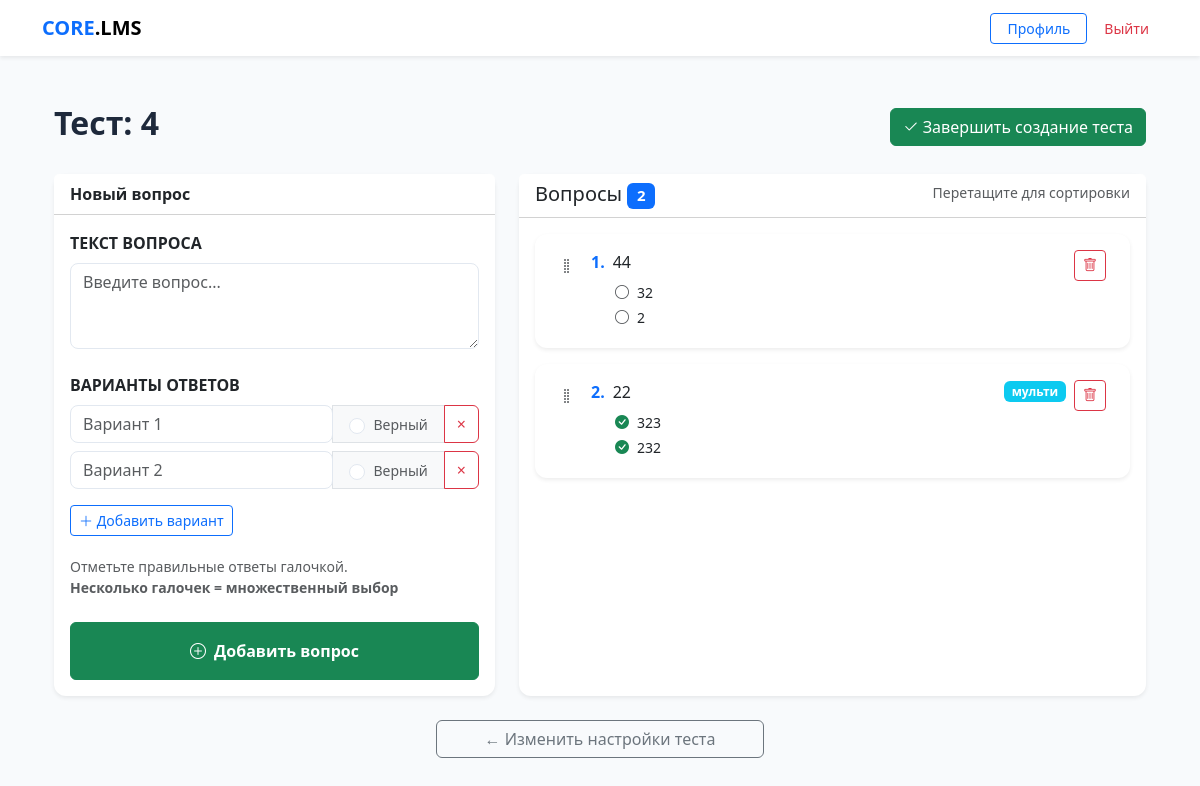
The page /quiz/21/questions/ (signed in) on the database its author committed.
### core/models.py (models this page shows, shortened)
class Quiz(models.Model):
    course = models.ForeignKey(Course, on_delete=models.CASCADE, related_name='quizzes')
    title = models.CharField(max_length=255)
    max_attempts = models.PositiveIntegerField(
        default=0,
        help_text='0 — неограниченное количество попыток'
    )
    shuffle_questions = models.BooleanField(
        default=False,
        help_text='Перемешивать вопросы случайно для каждого студента'
    )
    time_limit_minutes = models.PositiveIntegerField(
        null=True, blank=True,
        help_text='Ограничение по времени в минутах. Пусто — без ограничений.'
    )
    available_from = models.DateTimeField(null=True, blank=True,
        help_text='Дата открытия теста. Пусто — доступен сразу.')
    available_until = models.DateTimeField(null=True, blank=True,
        help_text='Дата закрытия теста. Пусто — бессрочно.')

class Question(models.Model):
    quiz = models.ForeignKey(Quiz, on_delete=models.CASCADE, related_name='questions')
    text = models.TextField()
    is_multiple = models.BooleanField(
        default=False,
        help_text='Несколько правильных ответов (checkbox вместо radio)'
    )
    order = models.PositiveIntegerField(default=0)
    class Meta:
        ordering = ['order', 'id']

class Choice(models.Model):
    question = models.ForeignKey(Question, on_delete=models.CASCADE, related_name='choices')
    text = models.CharField(max_length=255)
    is_correct = models.BooleanField(default=False)

### core/views.py (the view, shortened to what this page needs)
# urls.py: path('quiz/<int:quiz_id>/questions/', views.manage_questions, name='manage_questions'),
@login_required
@user_passes_test(is_teacher)
def manage_questions(request, quiz_id):
    quiz = get_object_or_404(Quiz.objects.select_related('course'), id=quiz_id)
    questions = quiz.questions.order_by('order')
    context = {
        'quiz': quiz,
        'course': quiz.course,
        'questions': questions,
        'total_questions': questions.count(),
    }
    return render(request, 'core/manage_questions.html', context)

### core/views.py (called while the page is built)
def is_teacher(user):
    return user.is_authenticated and user.role == 'teacher'

### core/templates/core/manage_questions.html (shortened to what this page needs)
{% extends "core/base.html" %}
{% block content %}
<div class="container py-4">
    <div class="d-flex justify-content-between align-items-center mb-4">
        <h2 class="fw-bold">Тест: {{ quiz.title }}</h2>
        <a href="{% url 'course_builder' course.id %}" class="btn btn-success">
            <i class="bi bi-check2 me-1"></i>Завершить создание теста
        </a>
    </div>
    <div class="row g-4">
        <div class="col-lg-5">
            <div class="card border-0 shadow-sm h-100">
                <div class="card-header bg-white fw-bold">Новый вопрос</div>
                <div class="card-body">
                    <form method="post" id="addQuestionForm">
                        <div class="mb-4">
                            <label class="form-label fw-bold">ТЕКСТ ВОПРОСА</label>
                            <textarea name="text" class="form-control" rows="3" placeholder="Введите вопрос..." required></textarea>
                        </div>
                        <label class="form-label fw-bold">ВАРИАНТЫ ОТВЕТОВ</label>
                        <div id="choices-container" class="mb-3"></div>
                        <button type="button" id="add-choice-btn" class="btn btn-outline-primary btn-sm mb-3">
                            <i class="bi bi-plus-lg"></i> Добавить вариант
                        </button>
                        <div class="form-text mb-4">
                            Отметьте правильные ответы галочкой.<br>
                            <strong>Несколько галочек = множественный выбор</strong>
                        </div>
                        <button type="submit" class="btn btn-success w-100 py-3 fw-bold">
                            <i class="bi bi-plus-circle me-2"></i>Добавить вопрос
                        </button>
                    </form>
                </div>
            </div>
        </div>
        <div class="col-lg-7">
            <div class="card border-0 shadow-sm h-100">
                <div class="card-header bg-white d-flex justify-content-between">
                    <h5 class="mb-0">Вопросы <span class="badge bg-primary">{{ total_questions }}</span></h5>
                    <small class="text-muted">Перетащите для сортировки</small>
                </div>
                <div class="card-body" id="questions-list">
                    {% for q in questions %}
                    <div class="question-item card mb-3 shadow-sm" draggable="true" data-id="{{ q.id }}">
                        <div class="card-body py-3 px-4">
                            <div class="d-flex align-items-start">
                                <i class="bi bi-grip-vertical text-muted me-3 mt-1"></i>
                                <div class="flex-grow-1">
                                    <div class="d-flex align-items-center gap-2 mb-2">
                                        <span class="fw-bold text-primary">{{ forloop.counter }}.</span>
                                        <span class="flex-grow-1">{{ q.text }}</span>
                                        {% if q.is_multiple %}
                                            <span class="badge bg-info">мульти</span>
                                        {% endif %}
                                    </div>
                                    <div class="ms-4">
                                        {% for choice in q.choices.all %}
                                        <div class="d-flex align-items-center gap-2 small mb-1">
                                            {% if choice.is_correct %}
                                                <i class="bi bi-check-circle-fill text-success"></i>
                                            {% else %}
                                                <i class="bi bi-circle text-muted"></i>
                                            {% endif %}
                                            {{ choice.text }}
                                        </div>
                                        {% endfor %}
                                    </div>
                                </div>
                                <a href="{% url 'delete_question' q.id %}"
                                   class="btn btn-sm btn-outline-danger ms-2"
                                   onclick="return confirm('Удалить вопрос?')">
                                    <i class="bi bi-trash"></i>
                                </a>
                            </div>
                        </div>
                    </div>
                    {% empty %}
                    <div class="text-center py-5 text-muted">
                        <i class="bi bi-question-circle fs-1"></i>
                        <p class="mt-3">Вопросов пока нет.<br>Добавьте первый слева.</p>
                    </div>
                    {% endfor %}
                </div>
            </div>
        </div>
    </div>
    <div class="mt-4 text-center">
        <a href="{% url 'edit_quiz_settings' quiz.id %}" class="btn btn-outline-secondary px-5">
            ← Изменить настройки теста
        </a>
    </div>
</div>
{% endblock %}

### core/templates/core/base.html (style rules this page uses)
:root { --bg-body: #f8fafc; --bg-card: #ffffff; --border-color: #e2e8f0; --accent: #0d6efd; --text-main: #1e293b; }
body { background-color: var(--bg-body); color: var(--text-main); font-family: 'Segoe UI', system-ui, sans-serif; }
input, textarea, select, .form-control { background-color: #ffffff !important; color: #1e293b !important; border: 1px solid var(--border-color) !important; border-radius: 8px !important; }
.card { background-color: var(--bg-card); border: 0; border-radius: 12px; box-shadow: 0 1px 3px rgba(0,0,0,0.05); }

### rows shown on the page
Quiz: title "4"
Question: text "44"
Choice: is_correct False (drawn), text "32"
Choice: is_correct False (drawn), text "2"
Question: text "22", is_multiple "мульти"
Choice: is_correct True (drawn), text "323"
Choice: is_correct True (drawn), text "232"

### other values the page prints
{{ total_questions }} "2"
